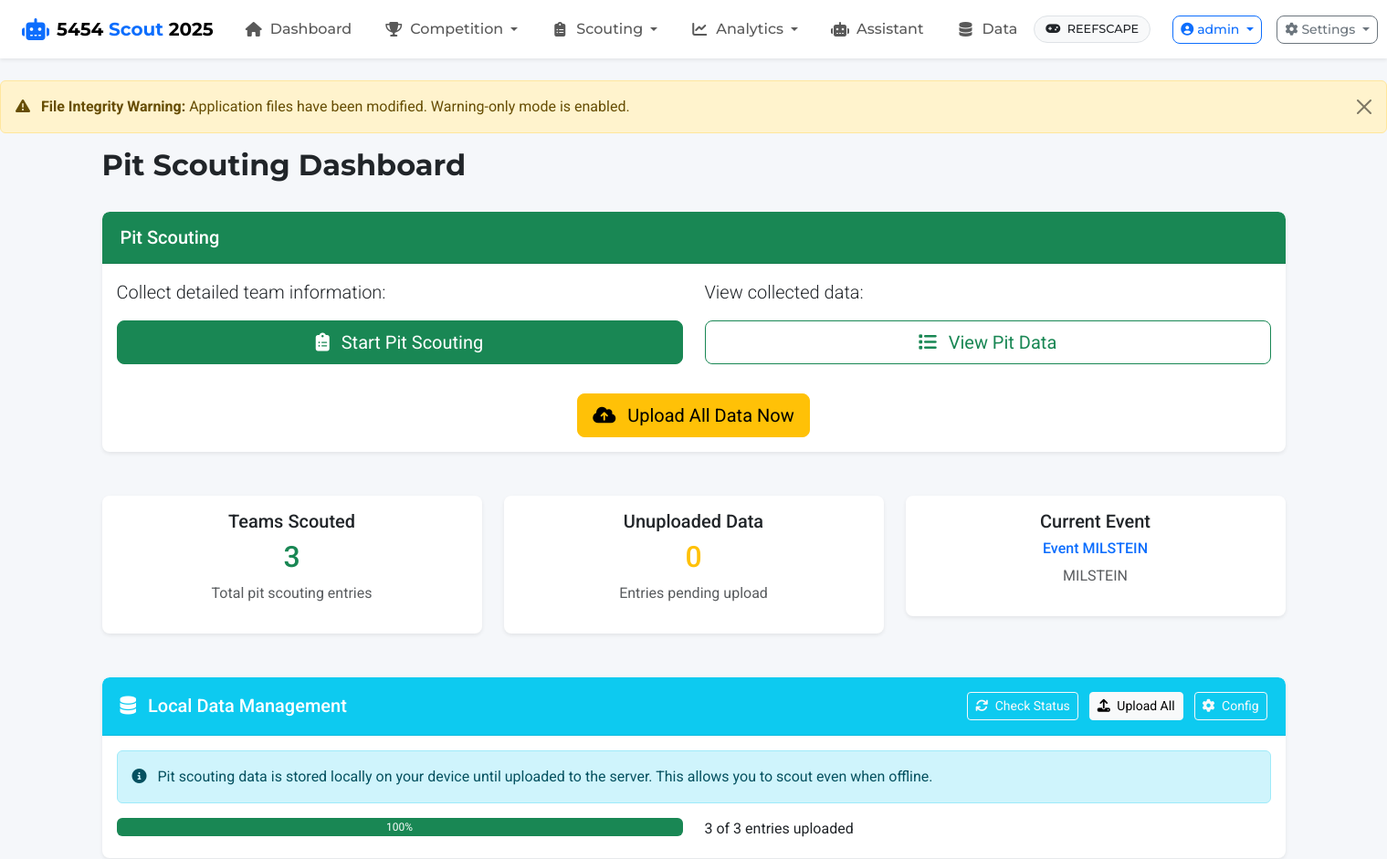
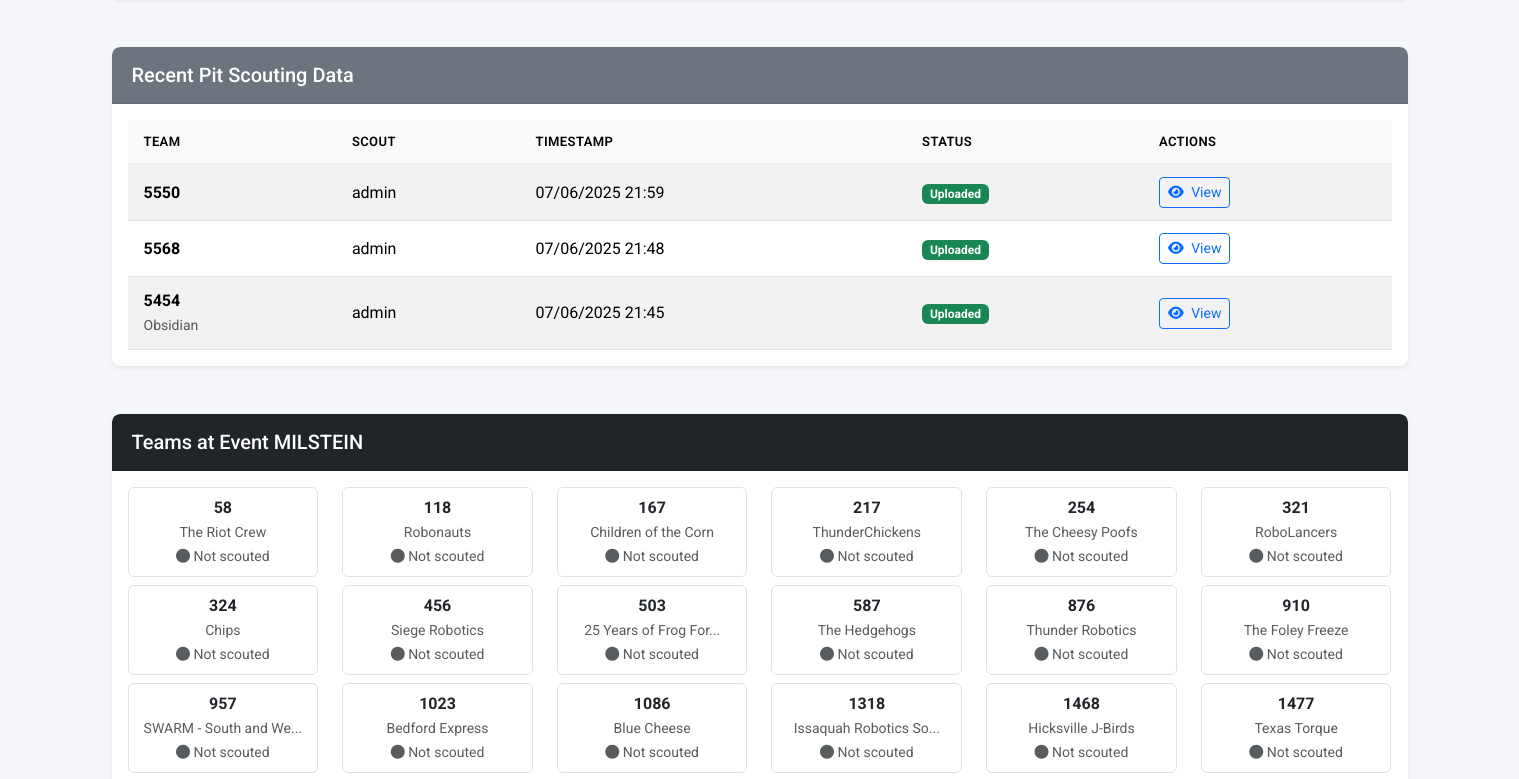
Before: /pit-scouting/ (signed in, upper part) with the older database file (2 pictures, top to bottom).
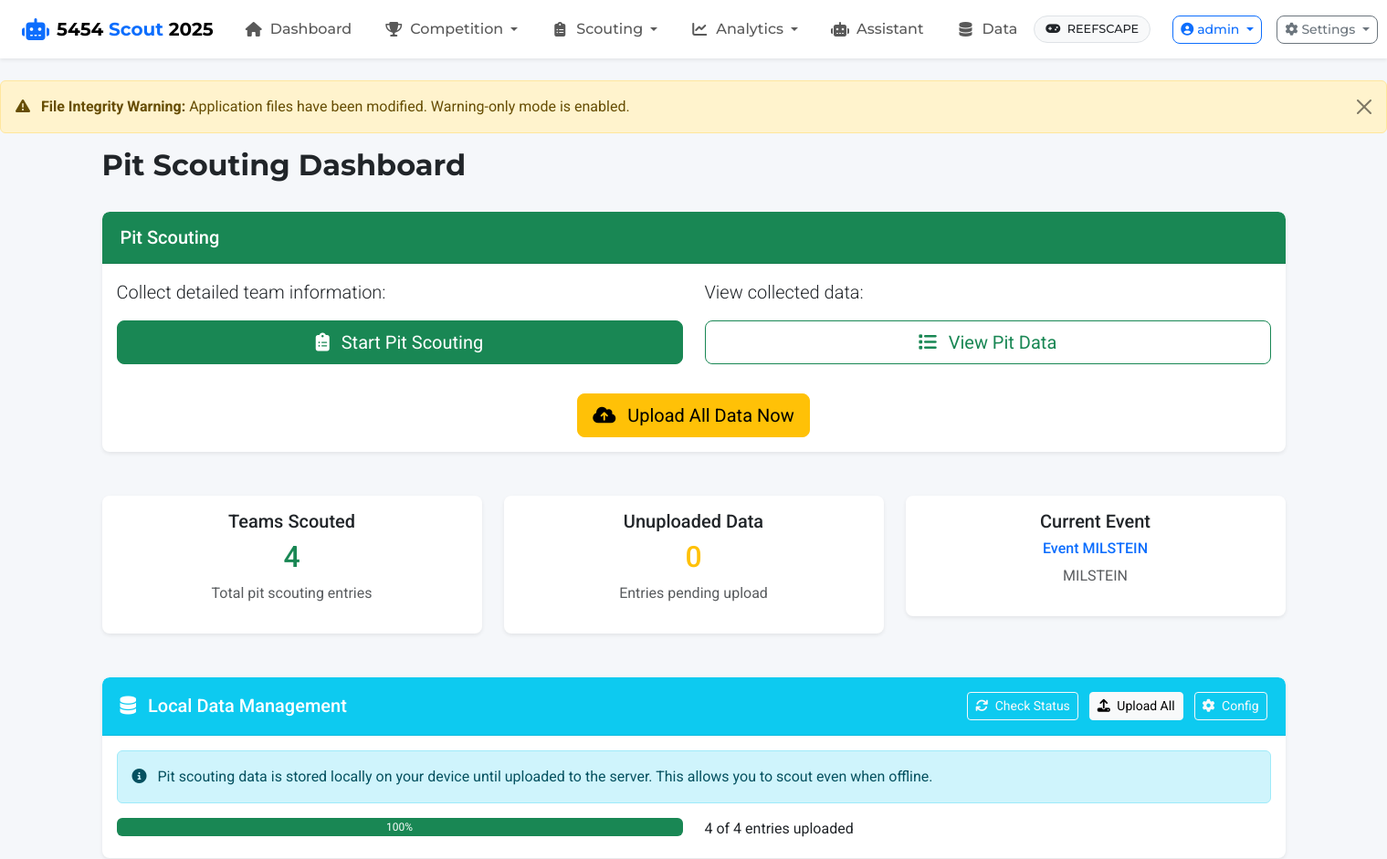
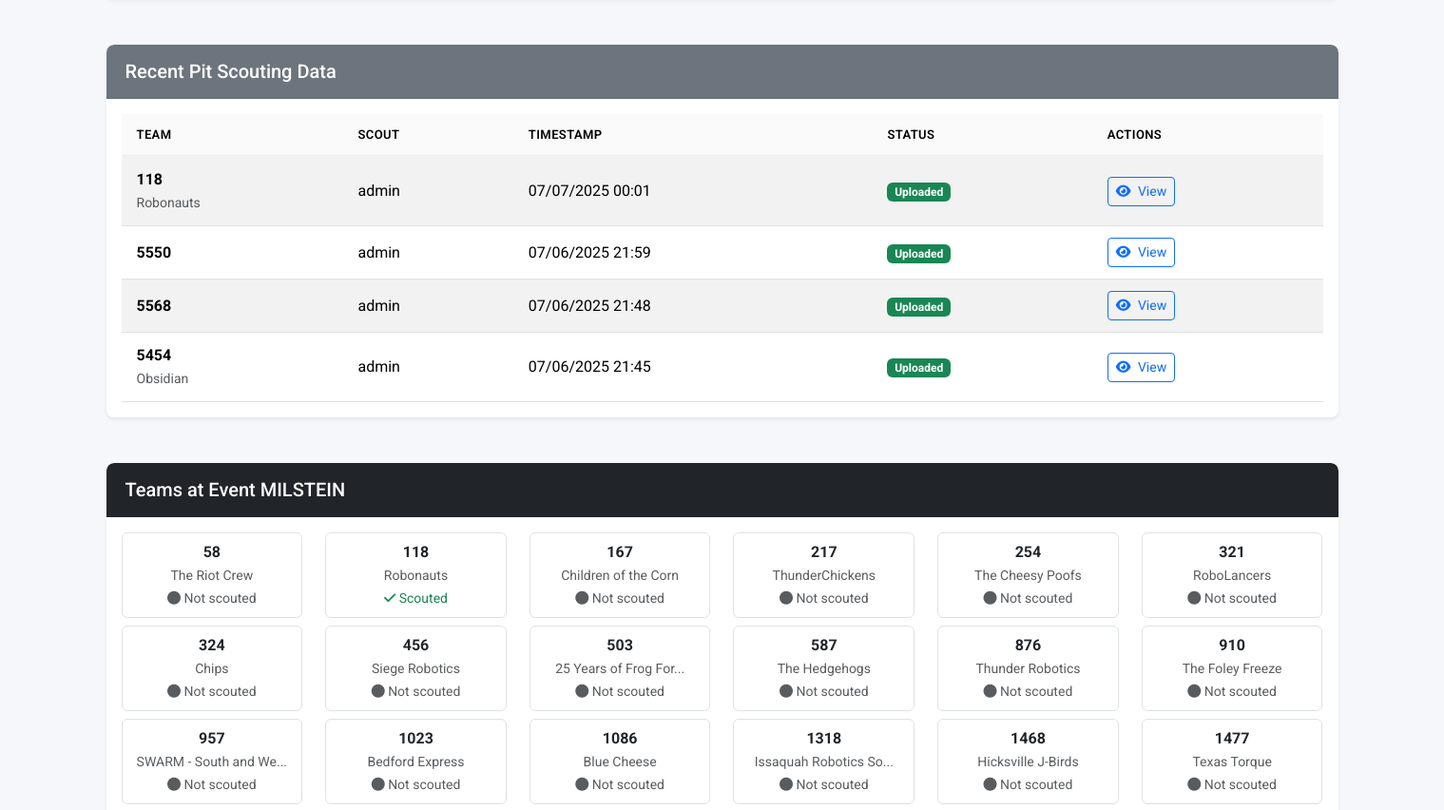
After: the same page with the newer database file (2 pictures, top to bottom).
### app/models.py (models this page shows, shortened)
class PitScoutingData(db.Model):
    id = db.Column(db.Integer, primary_key=True)
    team_id = db.Column(db.Integer, db.ForeignKey('team.id'), nullable=False)
    event_id = db.Column(db.Integer, db.ForeignKey('event.id'), nullable=True)
    scout_name = db.Column(db.String(50), nullable=False)
    scout_id = db.Column(db.Integer, db.ForeignKey('user.id'), nullable=True)
    timestamp = db.Column(db.DateTime, default=datetime.utcnow)
    data_json = db.Column(db.Text, nullable=False)  # JSON data based on pit config
    local_id = db.Column(db.String(36), unique=True, nullable=False)  # UUID for local storage
    is_uploaded = db.Column(db.Boolean, default=False)
    upload_timestamp = db.Column(db.DateTime, nullable=True)
    device_id = db.Column(db.String(100), nullable=True)  # To track which device created the data
    team = db.relationship('Team', backref=db.backref('pit_scouting_data', lazy=True))
    event = db.relationship('Event', backref=db.backref('pit_scouting_data', lazy=True))
    scout = db.relationship('User', backref=db.backref('pit_scouting_data', lazy=True))
    @property
    def data(self):
        """Get data as a Python dictionary"""
        try:
            return json.loads(self.data_json)
        except (json.JSONDecodeError, TypeError):
            return {}
    @data.setter
    def data(self, value):
        """Set data from a Python dictionary"""
        self.data_json = json.dumps(value)

class Team(db.Model):
    id = db.Column(db.Integer, primary_key=True)
    team_number = db.Column(db.Integer, unique=True, nullable=False)
    team_name = db.Column(db.String(100))
    location = db.Column(db.String(100))
    scouting_data = db.relationship('ScoutingData', backref='team', lazy=True)
    events = db.relationship('Event', secondary=team_event, lazy='subquery',
                           backref=db.backref('teams', lazy=True))

### app/routes/pit_scouting.py (the view)
@bp.route('/')
@login_required
def index():
    pit_config = load_pit_config()
    game_config = current_app.config.get('GAME_CONFIG', {})
    current_event_code = game_config.get('current_event_code')
    current_event = None
    if current_event_code:
        current_event = Event.query.filter_by(code=current_event_code).first()
    if current_event:
        teams = current_event.teams
    else:
        teams = Team.query.all()
    recent_pit_data = PitScoutingData.query.order_by(PitScoutingData.timestamp.desc()).limit(10).all()
    total_teams_scouted = PitScoutingData.query.count()
    unuploaded_count = PitScoutingData.query.filter_by(is_uploaded=False).count()
    return render_template('scouting/pit_index.html',
                          teams=teams,
                          pit_data=recent_pit_data,
                          pit_config=pit_config,
                          current_event=current_event,
                          total_teams_scouted=total_teams_scouted,
                          unuploaded_count=unuploaded_count)

### app/models.py (called while the page is built)
    def has_role(self, role_name):
        return any(role.name == role_name for role in self.roles)

### app/routes/auth.py (called while the page is built)
@bp.app_context_processor
def inject_auth_vars():
    return {
        'current_user': current_user,
        'user_has_role': lambda role: current_user.is_authenticated and current_user.has_role(role)
    }

### app/routes/pit_scouting.py (called while the page is built)
def load_pit_config():
    try:
        config_path = os.path.join(os.getcwd(), 'config', 'pit_config.json')
        with open(config_path, 'r') as f:
            return json.load(f)
    except Exception as e:
        print(f"Error loading pit configuration: {e}")
        return {"pit_scouting": {"title": "Pit Scouting", "sections": []}}

### run.py (called while the page is built)
@app.before_request
def check_first_run():
    if not User.query.first() and request.path != '/auth/login':
        flash('Database is being initialized. Please wait...', 'info')
        return redirect(url_for('auth.login'))

### app/templates/scouting/pit_index.html (shortened to what the changed rows need)
{% extends 'base.html' %}
{% block heading %}Pit Scouting Dashboard{% endblock %}
{% block content %}
<div class="row">
    <div class="col-md-4">
        <div class="card text-center">
            <div class="card-body">
                <h5 class="card-title">Teams Scouted</h5>
                <h2 class="text-success">{{ total_teams_scouted }}</h2>
                <p class="text-muted">Total pit scouting entries</p>
            </div>
        </div>
    </div>
    <div class="col-md-4">
        <div class="card text-center">
            <div class="card-body">
                <h2 class="text-warning">{{ unuploaded_count }}</h2>
            </div>
        </div>
    </div>
</div>
<div class="row mt-4">
    <div class="col-12">
        <div class="card">
            <div class="card-body">
                <div id="sync-status-container">
                    <div class="row">
                        <div class="col-md-6">
                            <p class="mb-0">
                                <span id="sync-status-text">Click "Check Status" to update sync information</span>
                            </p>
                        </div>
                    </div>
                </div>
            </div>
        </div>
    </div>
</div>
<div class="row mt-4">
    <div class="col-12">
        <div class="card">
            <div class="card-body">
                {% if pit_data %}
                    <div class="table-responsive">
                        <table class="table table-striped">
                            <thead>
                                <tr>
                                    <th>Team</th>
                                    <th>Scout</th>
                                    <th>Timestamp</th>
                                    <th>Status</th>
                                    <th>Actions</th>
                                </tr>
                            </thead>
                            <tbody>
                                {% for entry in pit_data %}
                                <tr>
                                    <td>
                                        <strong>{{ entry.team.team_number }}</strong>
                                        {% if entry.team.team_name %}
                                            <br><small class="text-muted">{{ entry.team.team_name }}</small>
                                        {% endif %}
                                    </td>
                                    <td>{{ entry.scout_name }}</td>
                                    <td>{{ entry.timestamp.strftime('%m/%d/%Y %H:%M') }}</td>
                                    <td>
                                        {% if entry.is_uploaded %}
                                            <span class="badge bg-success">Uploaded</span>
                                        {% else %}
                                            <span class="badge bg-warning">Local</span>
                                        {% endif %}
                                    </td>
                                    <td>
                                        <a href="{{ url_for('pit_scouting.view', id=entry.id) }}" class="btn btn-sm btn-outline-primary">
                                            <i class="fas fa-eye me-1"></i> View
                                        </a>
                                    </td>
                                </tr>
                                {% endfor %}
                            </tbody>
                        </table>
                    </div>
                {% endif %}
            </div>
        </div>
    </div>
</div>
{% if teams %}
<div class="row mt-4">
    <div class="col-12">
        <div class="card">
            <div class="card-body">
                <div class="row">
                    {% for team in teams %}
                    <div class="col-md-2 col-sm-3 col-4 mb-2">
                        <div class="team-card p-2 border rounded text-center">
                            <strong>{{ team.team_number }}</strong>
                            {% if team.team_name %}
                                <br><small class="text-muted">{{ team.team_name[:20] }}{% if team.team_name|length > 20 %}...{% endif %}</small>
                            {% endif %}
                            {% set pit_entry = pit_data|selectattr('team_id', 'equalto', team.id)|list|first %}
                            {% if pit_entry %}
                                <br><small class="text-success"><i class="fas fa-check"></i> Scouted</small>
                            {% else %}
                                <br><small class="text-muted"><i class="fas fa-circle"></i> Not scouted</small>
                            {% endif %}
                        </div>
                    </div>
                    {% endfor %}
                </div>
            </div>
        </div>
    </div>
</div>
{% endif %}
{% endblock %}

Changed rows visible on the page:
added PitScoutingData: team.team_number "118", team.team_name "Robonauts", scout_name "admin", timestamp "07/07/2025 00:01", is_uploaded "Uploaded"
computed for Team "Robonauts": text "Not scouted" → "Scouted"
Other visible differences:
{{ total_teams_scouted }}: "3" → "4"
text written by a page script: "3 of 3 entries uploaded" → "4 of 4 entries uploaded"
